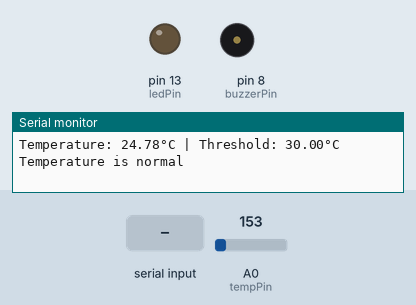
Recording of a sketch running on a simulated Arduino Uno, built with avr-gcc and run on an emulated ATmega328P. Parts: output pins drawn as LEDs (lit = HIGH), buzzer (waves = sounding, pin HIGH), the last lines printed to the serial monitor. The inputs (shaded band) are chosen by the test bench; at power-on: A0 (tempPin) = 153.

Above: at 1.2 s.
1.3 s: A0 (tempPin) set to 176
At 3.3 s:
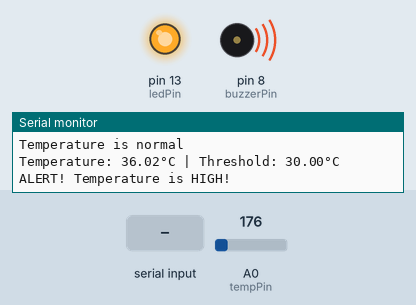
5.5 s: "90,45\n" received over Serial
At 11.4 s:
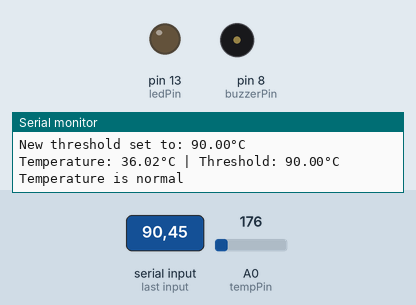
11.5 s: "30,150\n" received over Serial
At 16.9 s:
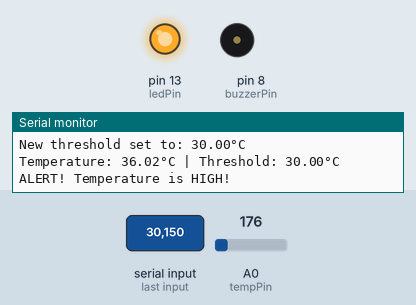
17.5 s: "90\n" received over Serial
At 23.6 s:
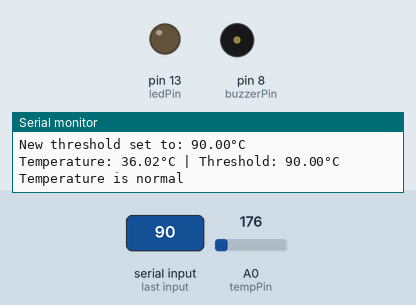
Timing chart, 0 to 24.5 s (numbered marks = the images above; inputs shaded):
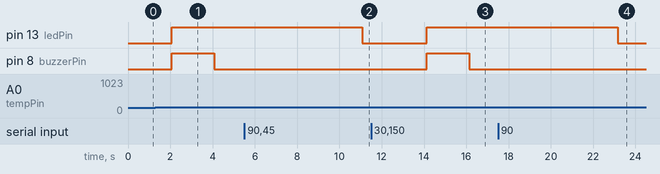

The sketch:

tmpAlert.ino
```cpp
const int tempPin = A0;     // TMP36 connected to A0
const int ledPin = 13;       // LED connected to pin 13
const int buzzerPin = 8;    // Buzzer connected to pin 8
float threshold = 30.0;     // Default temperature threshold
bool thresholdSet = false;  // Flag to check if threshold is set

void setup() {
  Serial.begin(9600);
  pinMode(ledPin, OUTPUT);
  pinMode(buzzerPin, OUTPUT);
  Serial.println("Please enter your targeted temperature (e.g., 30.5): ");
}

void loop() {
  // Check for serial input to set threshold
  if (!thresholdSet && Serial.available() > 0) {
    String input = Serial.readString();  // Read the entire input string
    input.trim();  // Remove any extra spaces or newlines

    // Convert string to float
    threshold = input.toFloat();

    Serial.print("Threshold set to: ");
    Serial.print(threshold);
    Serial.println("°C");
    thresholdSet = true;
  }

  // Read temperature from TMP36
  int analogValue = analogRead(tempPin);
  float voltage = analogValue * (5.0 / 1023.0);
  float temperature = (voltage - 0.5) * 100.0;

  Serial.print("Temperature: ");
  Serial.print(temperature);
  Serial.print("°C | Threshold: ");
  Serial.print(threshold);
  Serial.println("°C");

  // Check if temperature is above threshold
  if (temperature > threshold) {
    digitalWrite(ledPin, HIGH);    // Turn LED ON
    digitalWrite(buzzerPin, HIGH); // Turn Buzzer ON
    Serial.println("ALERT! Temperature is HIGH!");
    delay(2000);                   // Buzzer ON for 2 seconds
    digitalWrite(buzzerPin, LOW);  // Turn Buzzer OFF
    delay(6000);                   // LED stays ON for total 8 seconds
  }
  else {
    digitalWrite(ledPin, LOW);     // Turn LED OFF
    digitalWrite(buzzerPin, LOW);  // Ensure Buzzer is OFF
    Serial.println("Temperature is normal");
    delay(2000);                   // Check every 2 seconds
  }

  // Allow changing threshold during operation
  if (Serial.available() > 0) {
    String newInput = Serial.readString();
    newInput.trim();
    float newThreshold = newInput.toFloat();

    if (newThreshold > 0) {  // Basic validation
      threshold = newThreshold;
      Serial.print("New threshold set to: ");
      Serial.print(threshold);
      Serial.println("°C");
    }
    // Clear any remaining serial data
    while (Serial.available() > 0) {
      Serial.read();
    }
  }
}
```

Measured:
- the behaviour switches between 163 and 164 on A0 (tempPin) (found by bisection; images 0 and 1)
- after the input at 1.3 s, pin 13 (ledPin): LOW → HIGH after 0.76 s; pin 8 (buzzerPin): LOW → HIGH after 0.76 s, → LOW 2.0 s later
- after the input at 5.5 s, pin 13 (ledPin): HIGH → LOW after 5.6 s; pin 8 (buzzerPin): stays LOW (without the input it goes to HIGH after 4.6 s)
- after the input at 11.5 s, pin 13 (ledPin): LOW → HIGH after 2.6 s; pin 8 (buzzerPin): LOW → HIGH after 2.6 s, → LOW 2.0 s later
- after the input at 17.5 s, pin 13 (ledPin): HIGH → LOW after 5.7 s; pin 8 (buzzerPin): stays LOW (without the input it goes to HIGH after 4.7 s)
